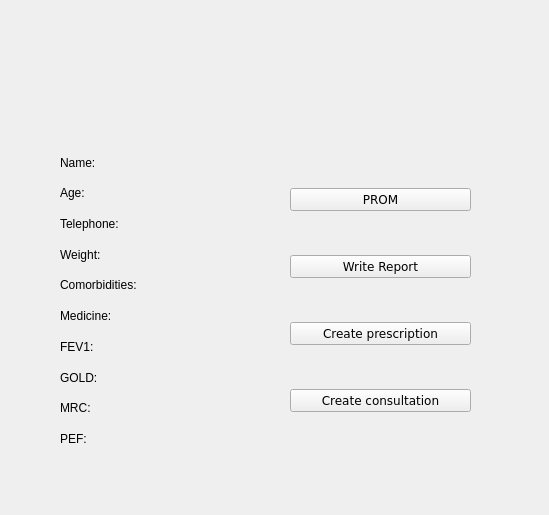
<?xml version="1.0" encoding="UTF-8"?>
<ui version="4.0">
 <class>Form</class>
 <widget class="QWidget" name="Form">
  <property name="geometry">
   <rect>
    <x>0</x>
    <y>0</y>
    <width>549</width>
    <height>515</height>
   </rect>
  </property>
  <property name="windowTitle">
   <string>Form</string>
  </property>
  <widget class="QWidget" name="verticalLayoutWidget">
   <property name="geometry">
    <rect>
     <x>60</x>
     <y>150</y>
     <width>160</width>
     <height>301</height>
    </rect>
   </property>
   <layout class="QVBoxLayout" name="verticalLayout">
    <item>
     <widget class="QLabel" name="name">
      <property name="text">
       <string>Name:</string>
      </property>
     </widget>
    </item>
    <item>
     <widget class="QLabel" name="age">
      <property name="text">
       <string>Age: </string>
      </property>
     </widget>
    </item>
    <item>
     <widget class="QLabel" name="telephone">
      <property name="text">
       <string>Telephone: </string>
      </property>
     </widget>
    </item>
    <item>
     <widget class="QLabel" name="weight">
      <property name="text">
       <string>Weight: </string>
      </property>
     </widget>
    </item>
    <item>
     <widget class="QLabel" name="comorbidities">
      <property name="text">
       <string>Comorbidities:</string>
      </property>
     </widget>
    </item>
    <item>
     <widget class="QLabel" name="medicine">
      <property name="text">
       <string>Medicine:</string>
      </property>
     </widget>
    </item>
    <item>
     <widget class="QLabel" name="fev1">
      <property name="text">
       <string>FEV1:</string>
      </property>
     </widget>
    </item>
    <item>
     <widget class="QLabel" name="gold">
      <property name="text">
       <string>GOLD:</string>
      </property>
     </widget>
    </item>
    <item>
     <widget class="QLabel" name="mrc">
      <property name="text">
       <string>MRC:</string>
      </property>
     </widget>
    </item>
    <item>
     <widget class="QLabel" name="pef">
      <property name="text">
       <string>PEF:</string>
      </property>
     </widget>
    </item>
   </layout>
  </widget>
  <widget class="QWidget" name="gridLayoutWidget">
   <property name="geometry">
    <rect>
     <x>290</x>
     <y>150</y>
     <width>181</width>
     <height>301</height>
    </rect>
   </property>
   <layout class="QGridLayout" name="gridLayout">
    <item row="4" column="0">
     <widget class="QPushButton" name="consultationbutton">
      <property name="font">
       <font>
        <family>Verdana</family>
       </font>
      </property>
      <property name="text">
       <string>Create consultation</string>
      </property>
     </widget>
    </item>
    <item row="2" column="0">
     <widget class="QPushButton" name="reportbutton">
      <property name="font">
       <font>
        <family>Verdana</family>
       </font>
      </property>
      <property name="text">
       <string>Write Report</string>
      </property>
     </widget>
    </item>
    <item row="3" column="0">
     <widget class="QPushButton" name="prescriptionbutton">
      <property name="font">
       <font>
        <family>Verdana</family>
       </font>
      </property>
      <property name="text">
       <string>Create prescription</string>
      </property>
     </widget>
    </item>
    <item row="1" column="0">
     <widget class="QPushButton" name="prombutton">
      <property name="font">
       <font>
        <family>Verdana</family>
       </font>
      </property>
      <property name="text">
       <string>PROM</string>
      </property>
     </widget>
    </item>
   </layout>
  </widget>
  <widget class="QLabel" name="label">
   <property name="geometry">
    <rect>
     <x>100</x>
     <y>40</y>
     <width>81</width>
     <height>81</height>
    </rect>
   </property>
   <property name="text">
    <string/>
   </property>
   <property name="pixmap">
    <pixmap resource="test.qrc">:/newPrefix/blank-profile-picture-973460_960_720 kopi.png</pixmap>
   </property>
  </widget>
 </widget>
 <resources>
  <include location="test.qrc"/>
 </resources>
 <connections/>
</ui>
